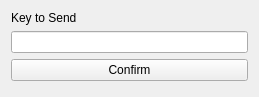
<?xml version="1.0" encoding="UTF-8"?>
<ui version="4.0">
 <class>Form</class>
 <widget class="QWidget" name="Form">
  <property name="geometry">
   <rect>
    <x>0</x>
    <y>0</y>
    <width>259</width>
    <height>97</height>
   </rect>
  </property>
  <property name="windowTitle">
   <string>Form</string>
  </property>
  <layout class="QFormLayout" name="formLayout">
   <item row="0" column="0">
    <widget class="QLabel" name="label">
     <property name="text">
      <string>Key to Send</string>
     </property>
    </widget>
   </item>
   <item row="2" column="0" colspan="2">
    <widget class="QPushButton" name="confirm">
     <property name="text">
      <string>Confirm</string>
     </property>
    </widget>
   </item>
   <item row="1" column="0" colspan="2">
    <widget class="QLineEdit" name="key"/>
   </item>
  </layout>
 </widget>
 <resources/>
 <connections/>
</ui>
